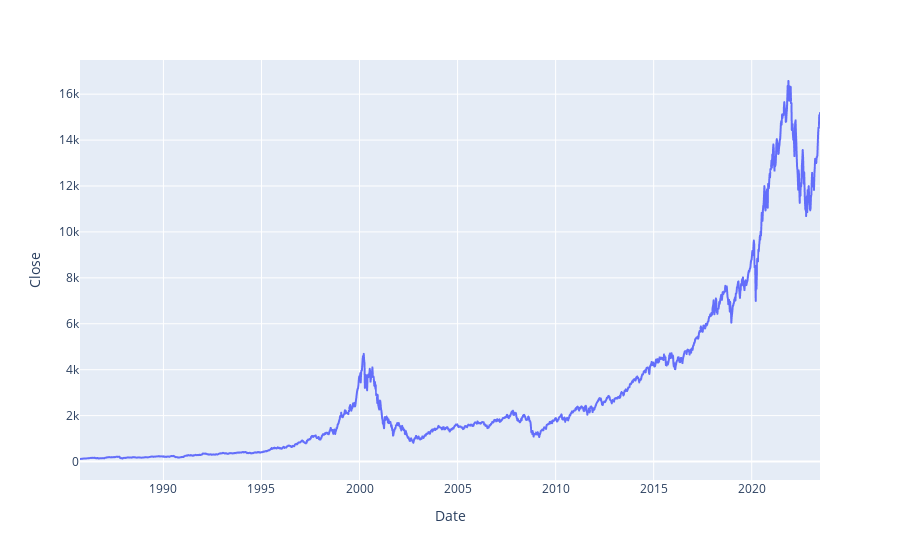

Here is the notebook cell this chart was saved with:
### Code cell
df = sql(f"""
select * 
from qqq
order by Date
""")

fig = px.line(df, x='Date', y="Close")
fig.show()

### Figure 1 — Plotly figure (JSON) as saved in the notebook; plotly's stock layout.template omitted (floating-point values rounded to 4 significant figures; data arrays with more than 128 entries replaced by an {"elided": "..."} marker saying what was removed)
{"data": [{"hovertemplate": "Date=%{x}<br>Close=%{y}<extra></extra>", "legendgroup": "", "line": {"color": "#636efa", "dash": "solid"}, "marker": {"symbol": "circle"}, "mode": "lines", "name": "", "showlegend": false, "type": "scattergl", "x": {"elided": "1970 str values"}, "xaxis": "x", "y": {"elided": "1970 float values"}, "yaxis": "y"}], "layout": {"legend": {"tracegroupgap": 0}, "margin": {"t": 60}, "xaxis": {"anchor": "y", "domain": [0, 1], "title": {"text": "Date"}}, "yaxis": {"anchor": "x", "domain": [0, 1], "title": {"text": "Close"}}}}
